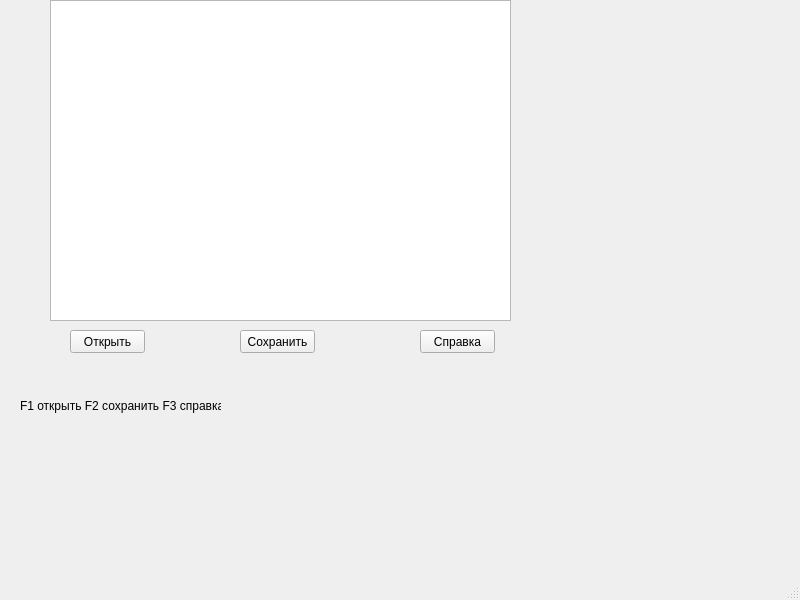
<?xml version="1.0" encoding="UTF-8"?>
<ui version="4.0">
 <class>MainWindow</class>
 <widget class="QMainWindow" name="MainWindow">
  <property name="geometry">
   <rect>
    <x>0</x>
    <y>0</y>
    <width>800</width>
    <height>600</height>
   </rect>
  </property>
  <property name="windowTitle">
   <string>MainWindow</string>
  </property>
  <widget class="QWidget" name="centralwidget">
   <widget class="QWidget" name="widget" native="true">
    <property name="geometry">
     <rect>
      <x>50</x>
      <y>0</y>
      <width>461</width>
      <height>361</height>
     </rect>
    </property>
    <widget class="QPlainTextEdit" name="plainTextEdit">
     <property name="geometry">
      <rect>
       <x>0</x>
       <y>0</y>
       <width>461</width>
       <height>321</height>
      </rect>
     </property>
    </widget>
    <widget class="QPushButton" name="pushButton">
     <property name="geometry">
      <rect>
       <x>20</x>
       <y>330</y>
       <width>75</width>
       <height>23</height>
      </rect>
     </property>
     <property name="text">
      <string>Открыть</string>
     </property>
    </widget>
    <widget class="QPushButton" name="pushButton_2">
     <property name="geometry">
      <rect>
       <x>190</x>
       <y>330</y>
       <width>75</width>
       <height>23</height>
      </rect>
     </property>
     <property name="text">
      <string>Сохранить</string>
     </property>
    </widget>
    <widget class="QPushButton" name="pushButton_3">
     <property name="geometry">
      <rect>
       <x>370</x>
       <y>330</y>
       <width>75</width>
       <height>23</height>
      </rect>
     </property>
     <property name="text">
      <string>Справка</string>
     </property>
    </widget>
   </widget>
   <widget class="QLabel" name="label">
    <property name="geometry">
     <rect>
      <x>20</x>
      <y>390</y>
      <width>201</width>
      <height>31</height>
     </rect>
    </property>
    <property name="text">
     <string>F1 открыть F2 сохранить F3 справка</string>
    </property>
   </widget>
  </widget>
  <widget class="QMenuBar" name="menubar">
   <property name="geometry">
    <rect>
     <x>0</x>
     <y>0</y>
     <width>800</width>
     <height>21</height>
    </rect>
   </property>
  </widget>
  <widget class="QStatusBar" name="statusbar"/>
 </widget>
 <resources/>
 <connections/>
</ui>
